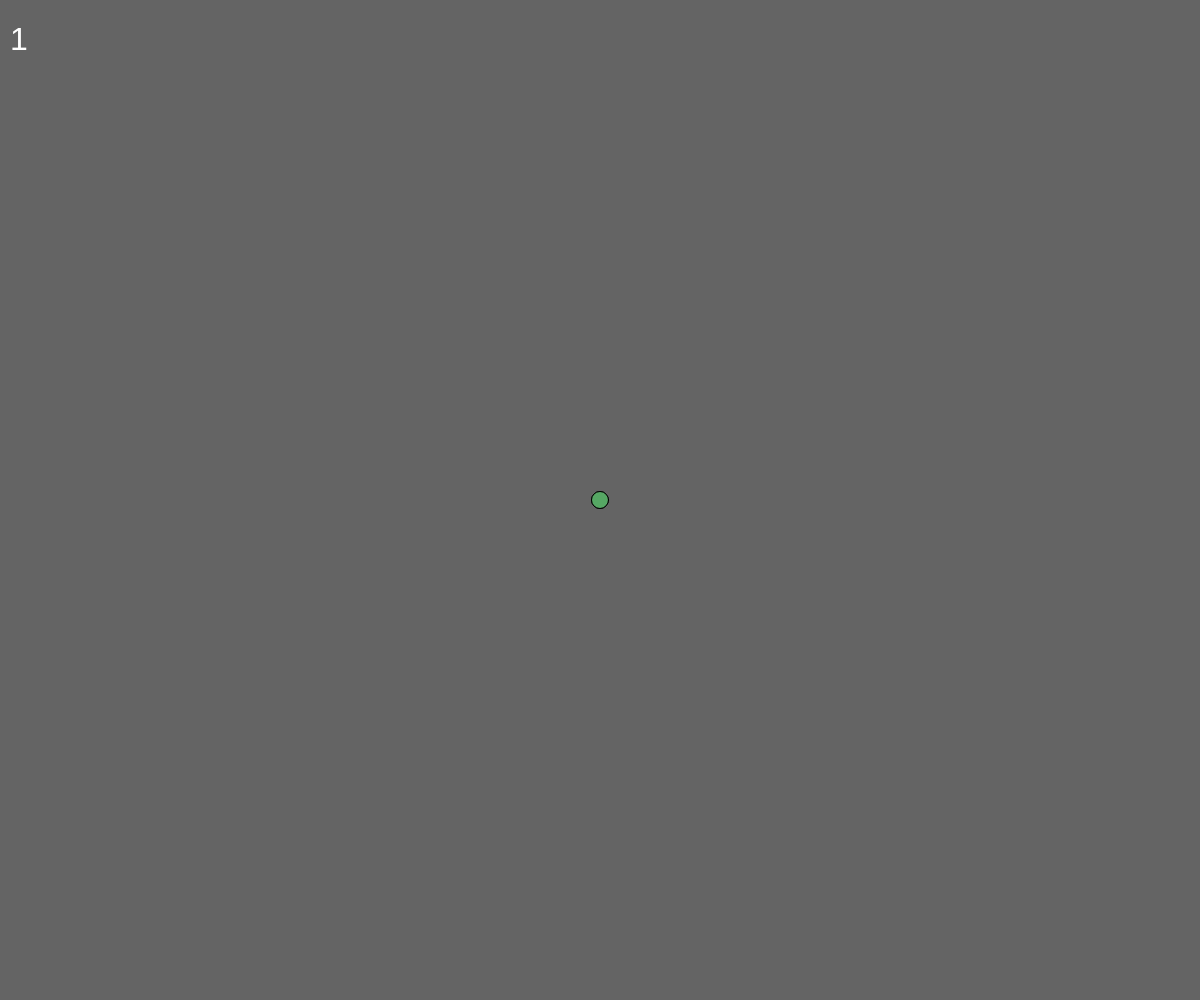
Frame 1 (no input)
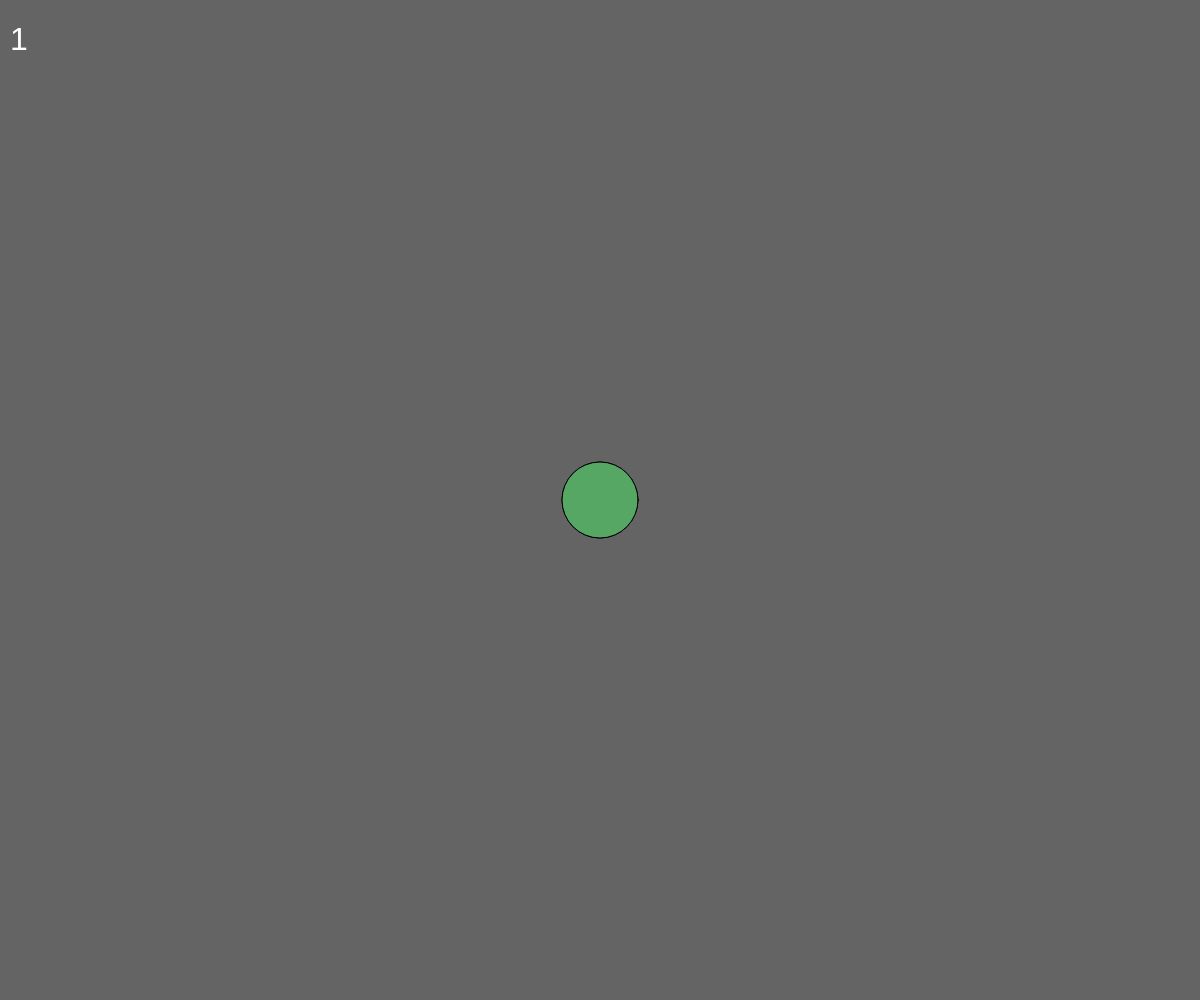
Frame 60 (no input)
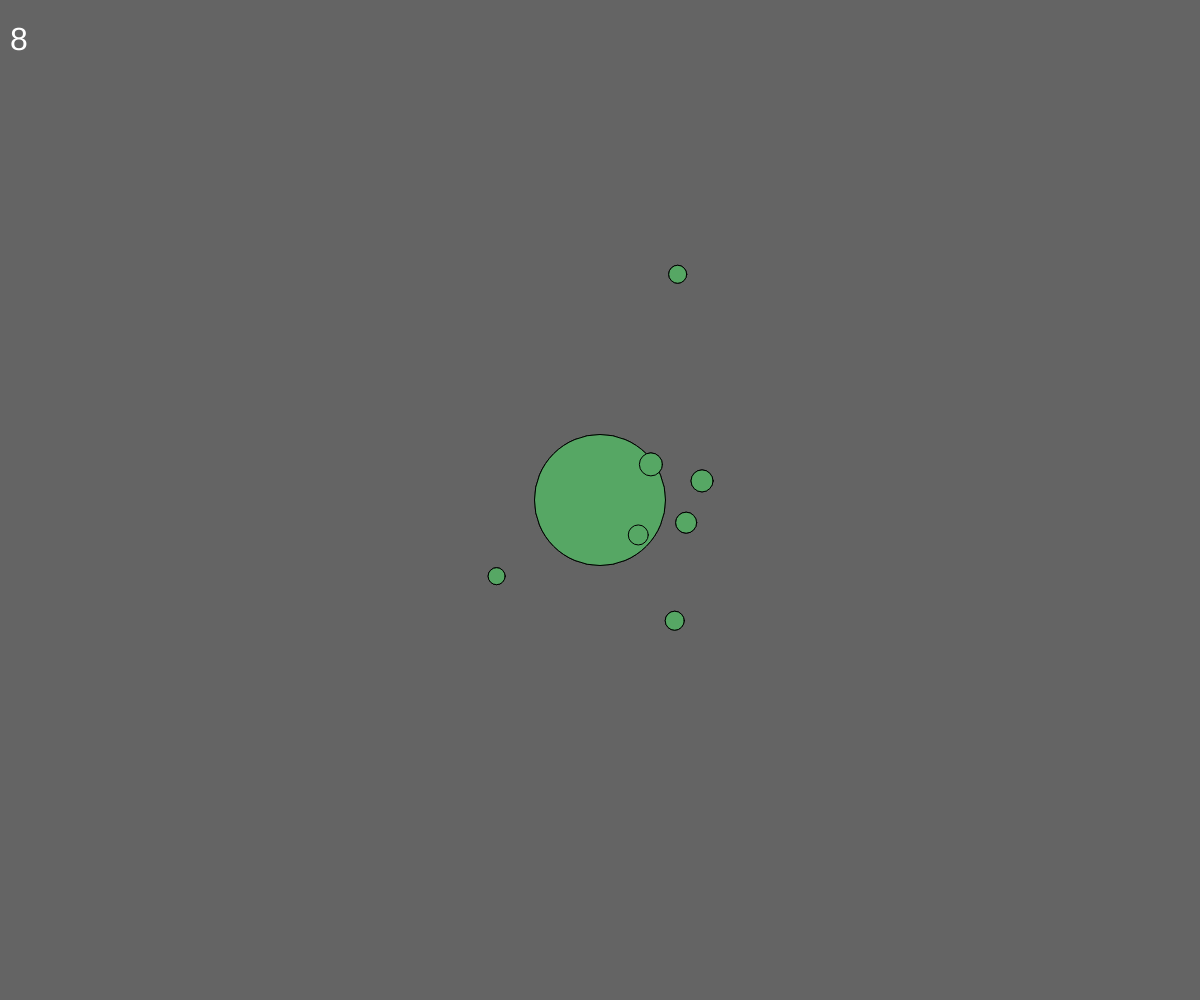
Frame 120 (the mouse pressed at the canvas centre since frame 60)

The p5.js sketch that drew these frames (run headless with seeded random() and noise() and a simulated clock; from frame 60 on, the mouse is pressed at the canvas centre):

// p5.js sketch
// ── sketch.js
// 食物連鎖のシミュレータ
const INIT = 16; // 生物の初期サイズ
const MIN = 12; // 生存最小サイズ
const MAX = 128; // 成熟サイズ
const NEAR = 100; // 隣接判定距離
const DENSITY = 8; // 共存可能個体数
const RANGE = 300; // 種子が飛散する最大距離

let plants = new Plants();

function setup() {
  createCanvas(windowWidth, windowHeight);
  const p = createVector(windowWidth, windowHeight).div(2); // 画面中央
  const plant = new Plant(p);
  plants.add(plant);
}

function draw() {
  background(100);
  plants.update();
  plants.draw();
  textSize(32);
  fill(255);
  text(plants.size, 10, 50);
}

// ── lib.js
function easing(x) {
  return x;
}

class Plants extends Map {
  add(plant) {
    this.set(plant.id, plant);
    this.count();
  }
  remove(plant) {
    this.delete(plant.id);
    this.count();
  }
  // 近接生物数、自身を含む
  count() {
    for (const plant of this.values()) {
      plant.count = [...this.values()].filter((other) => {
        return plant.p.dist(other.p) < plant.size * 2;
      }).length;
    }
  }
  update() {
    for (const plant of this.values()) {
      if (plant.size < MIN) {
        this.remove(plant);
      } else if (plant.size > MAX) {
        const child = plant.create();
        this.add(child);
      }
      plant.update();
      plant.draw();
    }
  }
  draw() {
    for (const plant of this.values()) {
      plant.draw();
    }
  }
}

class Plant {
  constructor(p) {
    this.p = p;
    this.id = random(1000000);
    this.size = INIT;
    this.count = 1; // 近隣生物の数
  }
  create() {
    const q = p5.Vector.random2D().mult(random(RANGE)).add(this.p);
    const x = constrain(q.x, 0, windowWidth);
    const y = constrain(q.y, 0, windowHeight);
    return new Plant(createVector(x, y));
  }
  update() {
    // 十分なスペースで成長し、過密で衰弱する
    if (this.count < DENSITY) {
      this.size += 1;
    } else {
      this.size -= 4;
    }
  }
  draw() {
    fill('#56a764');
    circle(this.p.x, this.p.y, this.size);
  }
}
